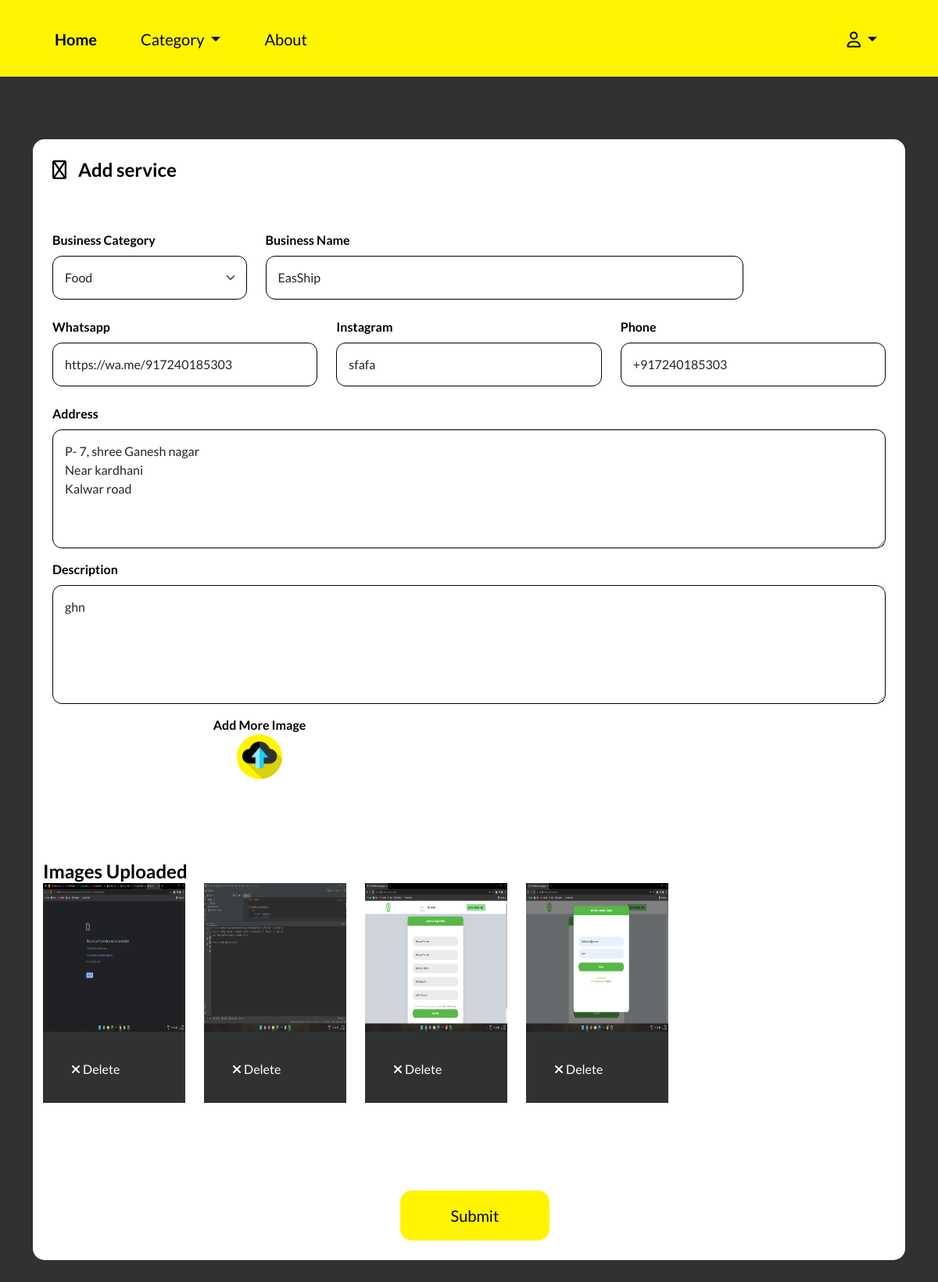
The app's page /edit/1 (signed in) with its own data.
### service/models.py (models this page shows)
class Service(models.Model):
    provider = models.ForeignKey(User, on_delete=models.CASCADE)
    service_name = models.CharField(max_length=50)
    address = models.CharField(max_length=250)
    category = models.CharField(max_length=250, null=True)
    subcategory = models.CharField(max_length=250, null=True)
    desc = models.CharField(max_length=250, null=True)
    whatsapp = models.CharField(max_length=12, null=True)
    instagram = models.CharField(max_length=250, null=True)
    phone = models.CharField(max_length=12, null=True)
    profile_pic = models.ImageField(upload_to='service_profile/', null=True, default='service_profile/download.png')

class service_picture(models.Model):
    service = models.ForeignKey(Service, on_delete=models.CASCADE)
    profile_pic = models.ImageField(upload_to='service_profile/', null=True)
    is_profile = models.BooleanField(default=False)

### service/views.py (the view, shortened to what this page needs)
# urls.py: path('edit/<int:pk>', edit_Service, name='edit'),
@login_required(login_url='/login')
def edit_Service(request, pk):
    s = Service.objects.get(pk=pk)
    ser_ph = service_picture.objects.filter(service=s)
    if request.user.is_authenticated:
        u = False
    else:
        u = True
    return render(request, 'edit_service.html', {'u': u, 'ser': s, 'ser_pic': ser_ph})

### templates/edit_service.html (shortened to what this page needs)
{% load static %}
<!doctype html>
<html lang="en">
<head>
    <link rel="stylesheet" href="https://site-assets.fontawesome.com/releases/v6.2.1/css/all.css">
    <link rel="stylesheet" href="https://site-assets.fontawesome.com/releases/v6.2.1/css/sharp-solid.css">
    <link rel="stylesheet" href="{% static 'css/owl.theme.default.css' %}">
    <link rel="stylesheet" href="{% static 'css/owl.carousel.min.css' %}">
    <link rel="stylesheet" href="{% static 'css/owl.theme.default.min.css' %}">
    <link href="{% static 'css/bootstrap/bootstrap.min.css' %}" rel="stylesheet">
    <link rel="stylesheet" href="{% static 'css/style.css' %}">
</head>
<body>
    <main>
    <header>
      <nav class="navbar navbar-expand-lg navbar-light m-0 p-0">
      <div class="container  header-container-mob">
    <div class="collapse navbar-collapse justify-content-between navbar-list-outer" id="navbarNavDropdown">
      <ul class="navbar-nav">
        <li class="nav-item">
          <a class="nav-link active" aria-current="page" href="/"><b>Home</b></a>
        </li>
		 <li class="nav-item dropdown">
          <a class="nav-link dropdown-toggle" href="#" id="navbarDropdown" role="button" data-bs-toggle="dropdown" aria-expanded="false">
            Category
          </a>
        </li>
        <li class="nav-item">
          <a class="nav-link" href="#">About</a>
        </li>
       </ul>
	<ul class="header-right-text">
        {% if u %}
	<li><a class="login-btn" href="/login">Login</a></li>
        {% else %}
	<li class="nav-item dropdown">
          <a class="nav-link dropdown-toggle" href="#" id="navbarDropdown" role="button" data-bs-toggle="dropdown" aria-expanded="false">
           <i class="fa-regular fa-user"></i>
          </a>
        </li>
        {% endif %}
	</ul>
    </div>
  </div>
</nav>
        </header>
        <section class="add-service-section">
            <div class="container ">
                <div class="row align-items-center">
                    <div class="col-md-12">
                        <div class="service-outer">
                            <form class="add-service-form" method="post" enctype="multipart/form-data">
							<h4><i class="fa-regular fa-circle-plus"></i>Add service</h4>
							<div class="row mt-5">
										<div class="col-md-3">
							 <label class="" for="specificSizeSelect">Business Category</label>
    <select class="form-select" id="cat" name="cat">
        {% if ser.category == "Food" %}
      <option value="Food" selected>Food</option>
        {% elif ser.category == "Service" %}
        <option value="Food">Food</option>
      <option value="Service" selected>Service</option>
        <option value="Accomodation">Accomodation</option>
        {% else %}
        <option value="Food">Food</option>
      <option value="Service">Service</option>
      <option value="Accomodation" selected>Accomodation</option>
        {% endif %}
    </select>
							</div>
							<div class="col-md-7 mb-2">
							 <label for="name" class="form-label mb-0">Business Name</label>
  <input type="text" class="form-control" id="name" name="name" placeholder="Enter Business Name" value={{ser.service_name}}>
							</div>
							<div class="col-md-4 mb-2">
							<label for="whatsapp">Whatsapp</label>
    <input type="text" class="form-control" id="whatsapp" name="whatsapp" placeholder="Enter Whatsapp Number" value="{{ser.whatsapp}}">
							</div>
							<div class="col-md-4 mb-2">
							<label for="insta">Instagram</label>
    <input type="text" class="form-control" id="insta" name="insta" placeholder="Enter Instagram URL" value="{{ser.instagram}}">
							</div>
							<div class="col-md-4 mb-2">
							<label for="phone">Phone</label>
    <input type="text" class="form-control" id="phone" name="phone" placeholder="Enter Phone Number" value="{{ser.phone}}">
							</div>
							<div class="col-md-12">
							<label for="address" class="form-label mb-0">Address</label>
  <textarea class="form-control" placeholder="Enter address " id="address" name="address" rows="5" value="{{ser.address}}">{{ser.address}}</textarea>
							</div>
							<div class="col-md-12">
							<label for="desc" class="form-label mb-0">Description</label>
  <textarea class="form-control" placeholder="Enter description" id="desc" name="desc" rows="5" value="{{ser.desc}}">{{ser.desc}}</textarea>
							</div>
                                <div class="col-md-2"></div>
							<div class="col-md-4">
							 <div class="input-group custom-file-button">
    <label class="input-group-text form-control upload-label" for="pp">Add More Image<br><img src="{% static 'images/upload.png' %}"></label>
  </div>
							</div>
<section class="quick-section">
            <div class="container" style="padding:0px;">
                <div class="row">
                    <div class="col-11">
                        <h4>Images Uploaded</h4>
                    </div>
					<div class="col-md-1 d-flex align-items-center"></div>
                    {% for s in ser_pic %}
{% if s.is_profile %}
                    {% else %}
					<div class="col-md-3 c12" >
					<div class="item">
						<div class="quick-outer">
							<img src={{s.profile_pic.url}} >
<div class="quick-content-outer">
                                <a href="/deletePic/{{s.pk}}" class="submit222" style="height:55.6px;padding:18px;">
                                  <i class="fa fa-remove"></i> Delete</a>
 </div>
							</div>
							</div>
					</div>
 {% endif %}
                    {% endfor %}
                </div>
            </div>
        </section>
							<div class="mt-3 login-btn-outer submitService">
							<button type="submit" class="btn btn-primary login-btn  ">Submit</button>
							</div>
                            </div>
							</form>
                        </div>
                    </div>
                </div>
            </div>
        </section>
    </main>
</body>
</html>

### static/css/style.css (style rules this page uses)
.c12 { width:206px;!important height:245px; }
.c12 img { height:190px; width:206px; }
*,*::before,*::after { padding:0; margin:0; box-sizing:border-box; }
html { scroll-behavior: smooth; }
body { font-size:1rem; font-family: 'Lato'; }
h1,h2,h3,h4,h5,h5,h6,ul,p,ul { margin:0; color:#fff; }
ul { list-style:none; }
a,a:hover { text-decoration:none; }
img { max-width:100%; width:100%; }
:root { --main-color: hotpink; --pane-padding: 5px 42px; }
input,button,textarea { font-family: inherit; }
header { background-color: #FFF500; position: relative; min-height: 75px; }
li.nav-item { border-top: 2px solid transparent; padding: 0 20px; }
.navbar-list-outer { padding:25px 0; }
.navbar-list-outer ul li a.nav-link { color: #000!important; font-size:20px; }
.header-right-text { display: flex; align-items: center; }
.header-right-text a { color:#000; font-size:20px; }
.quick-section { background-color: #fff; padding: 6rem 0; }
.quick-outer { border-radius: 0px; }
.quick-outer img { border-radius: 0px; border-bottom-left-radius: 0px; border-bottom-right-radius: 0px; }
.quick-content-outer { padding:18px; display:flex; justify-content:space-between; background-color: #303131; }
.login-btn-outer { text-align:center; }
.login-btn { font-size: 20px; margin-left: 15px; border:none; color: #000; background-color: #fff500; border-radius: 15px; padding: 17px 65px; }
label.form-label { color: #fff; padding-top: 15px; }
input { border-radius: 50px !important; padding: 10px !important; border: 1px solid #fff !important; background: rgb(255 255 255 / 20%) !important; }
select, input, textarea { padding: 15px !important; border-radius: 12px !important; border-color: #000 !important; }
.add-service-section label { color: #000; font-weight:600; padding-bottom:8px; padding-top: 15px; }
.add-service-section { background-color:#303131; padding:5rem 0; }
.add-service-form { background-color:#fff; padding:25px; border-radius:15px; }
.add-service-form h4 i { margin-right:15px; }
.add-service-form h4 { color:#000; font-weight:600; }
.upload-label img { width: 40%; }
.upload-label { background: transparent; border: none; flex-direction: column; }
footer .content p,a { color: #fff; }

### records on screen
Service: cat "Food", name "EasShip", whatsapp "https://wa.me/917240185303", insta "sfafa", phone "+917240185303", address "P- 7, shree Ganesh nagar Near kardhani Kalwar road", desc "ghn"
service_picture: profile_pic (picture)
service_picture: profile_pic (picture)
service_picture: profile_pic (picture)
service_picture: profile_pic (picture)
